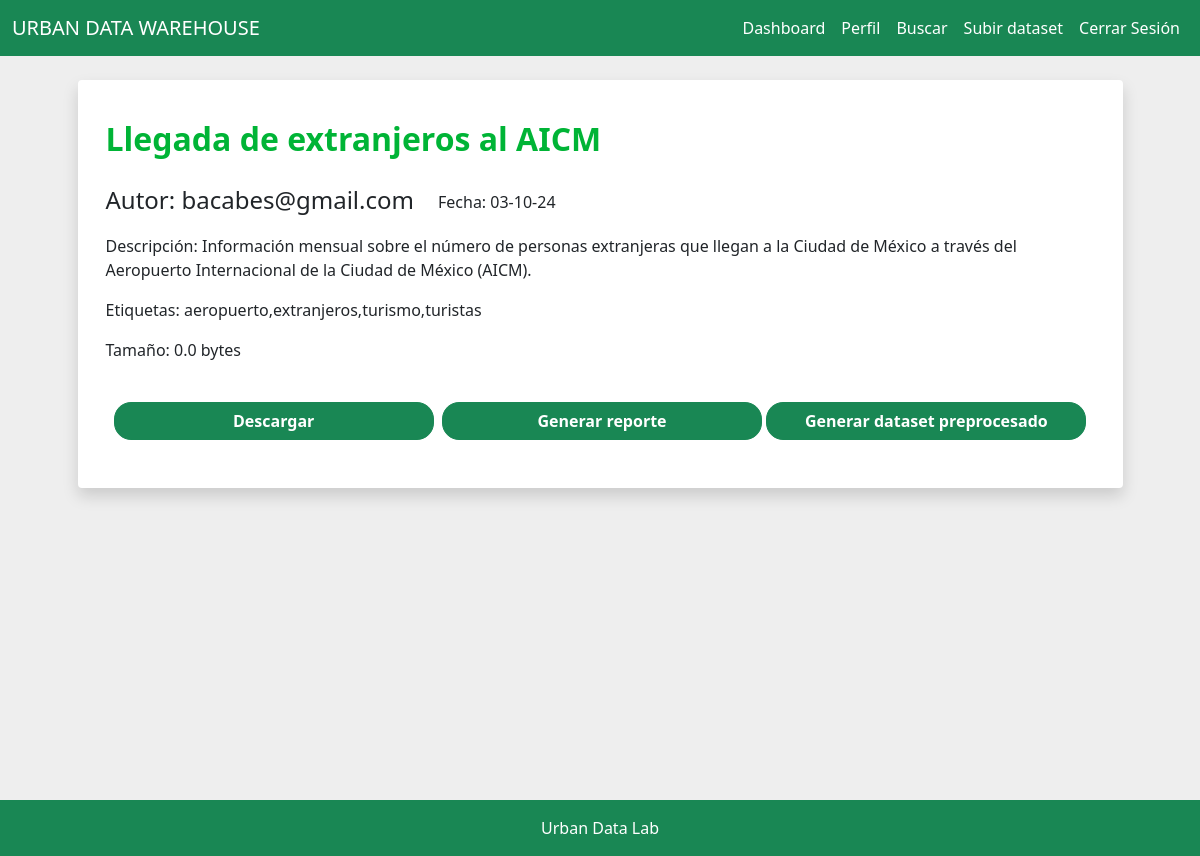
The page /view/9 (signed in) on the database as committed earlier.
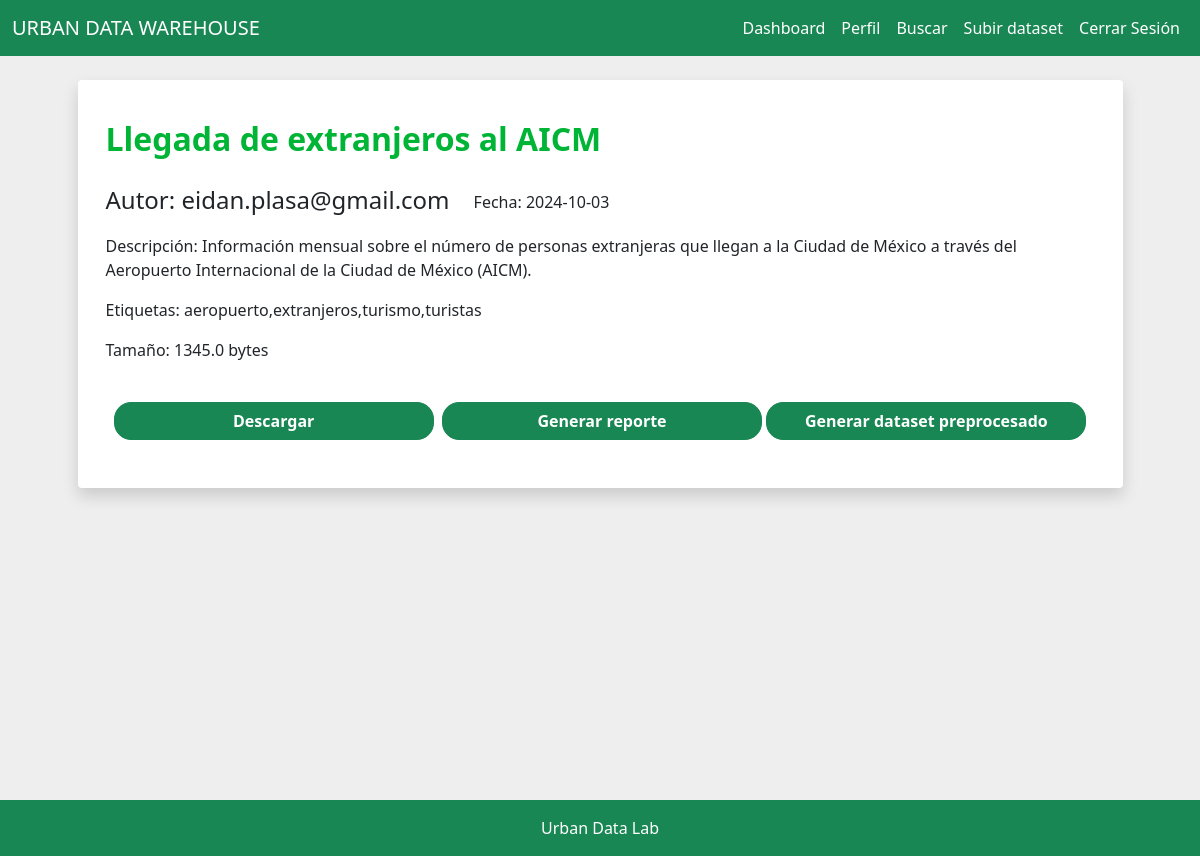
The same page on the database as committed later.
### tables this page shows
CREATE TABLE users (
            id INTEGER PRIMARY KEY AUTOINCREMENT,
            username TEXT NOT NULL UNIQUE,
            password_hash TEXT NOT NULL
        );

CREATE TABLE datasets (
            id INTEGER PRIMARY KEY AUTOINCREMENT,
            user_id INTEGER NOT NULL,
            name TEXT NOT NULL,
            description TEXT,
            upload_date DATE NOT NULL,
            tag TEXT,
            size REAL,
            has_report BOOLEAN NOT NULL,
            FOREIGN KEY(user_id) REFERENCES users(id)
        );

### routes.py (the view, shortened to what this page needs)
@app.route('/view/<int:dataset_id>', methods=['GET', 'POST'])
@login_required
def view(dataset_id):
    db = get_db()
    cursor = db.cursor()
    cursor.execute('''
        SELECT datasets.id, datasets.name, datasets.description, datasets.upload_date, datasets.tag, datasets.size, datasets.has_report, users.username
        FROM datasets
        JOIN users ON datasets.user_id = users.id
        WHERE datasets.id = ?
    ''', (dataset_id,))
    dataset = cursor.fetchone()
    if not dataset:
        flash('dataset no encontrado.', 'danger')
        return redirect(url_for('search'))
    dataset_id, name, description, upload_date, tag, size, has_report, username = dataset
    dataset_tags = [t.strip().lower() for t in tag.split(',')]
    if 'viewed_tags' not in session:
        session['viewed_tags'] = []
    session['viewed_tags'].extend(dataset_tags)
    archivo_original = None
    extension = ""
    for file in os.listdir(DATASET_DIRECTORY):
        base, ext = os.path.splitext(file)
        if base == str(dataset_id):
            archivo_original = file
            extension = ext
            break
    ruta_original = os.path.join(DATASET_DIRECTORY, archivo_original) if archivo_original else None
    pdf_path = os.path.join(REPORT_DIRECTORY, f"{dataset_id}.pdf")
    pdf_exists = os.path.exists(pdf_path) and has_report == 1
    processed_path = os.path.join(PROCESSED_DIRECTORY, f"{dataset_id}.csv")
    processed_exists = os.path.exists(processed_path)
    return render_template('view.html',
                           dataset_id=dataset_id,
                           name=name,
                           description=description,
                           upload_date=upload_date,
                           tag=tag,
                           size=size,
                           username=username,
                           pdf_exists=pdf_exists,
                           processed_exists=processed_exists)

### __init__.py (called while the page is built)
def get_db():
    db = getattr(g, '_database', None)
    if db is None:
        db = g._database = sqlite3.connect(DATABASE)
    return db

@app.teardown_appcontext
def close_connection(exception):
    db = getattr(g, '_database', None)
    if db is not None:
        db.close()

### models.py (called while the page is built)
@login_manager.user_loader
def load_user(user_id):
    return User.get(user_id)

    @staticmethod
    def get(user_id):
        db = get_db()
        cursor = db.cursor()
        cursor.execute("SELECT * FROM users WHERE id = ?", (user_id,))
        user = cursor.fetchone()
        if not user:
            return None
        return User(id=user[0], username=user[1], password_hash=user[2])

### routes.py (called while the page is built)
@app.context_processor
def inject_js_files():
    js_folder = os.path.join(app.static_folder, 'js', 'choices')
    js_files = [f'js/choices/{file}' for file in os.listdir(js_folder) if file.endswith('.js')]
    return {'choices_js_files': js_files}

### templates/view.html (shortened to what this page needs)
{% extends "base.html" %}
{% block content %}
<div class="row justify-content-center">
    <div class="col-md-11 ">
        <div class="row">
            <div class="bg-white shadow rounded-1">
                <br>
                <div class="d-flex justify-content-start">
                    <h2 class="fw-bold ms-3 mt-3 mb-4 iverde">{{ name }}</h2>
                </div>
                <div class="ms-3 me-2 mt-1 mb-2">
                    <div class="d-flex">
                        <h4 class="">Autor: {{ username }}</h4>
                        <p class="ms-4 mt-1">Fecha: {{ upload_date }}</p>
                    </div>
                    <div class="mb-1 mt-1">
                        <p>Descripción: {{ description }}</p>
                    </div>
                    <p>Etiquetas: {{ tag }}</p>
                    <p>Tamaño: {{ size }} bytes</p>
                </div>
                <form method="POST" action="{{ url_for('view', dataset_id=dataset_id) }}">
                    <br/>
                    <div class="d-flex align-items-center ms-4 me-4">
                        <button type="submit" class="btn btn-success esperanza flex-grow-1 gordito ojo me-1 fw-bold" name="action" value="download">Descargar</button>
                        {% if not pdf_exists %}
                        <button type="submit" class="btn btn-success esperanza flex-grow-1 gordito ojo ms-1 fw-bold" name="action" value="report">Generar reporte</button>
                        {% else %}
                        <button type="submit" class="btn btn-secondary flex-grow-1 gordito ojo ms-1 fw-bold" disabled>Reporte generado</button>
                        {% endif %}
                        {% if not processed_exists %}
                        <button type="submit" class="btn btn-success esperanza flex-grow-1 gordito ojo ms-1 fw-bold" name="action" value="proccessed">Generar dataset preprocesado</button>
                        {% else %}
                        <button type="submit" class="btn btn-success esperanza flex-grow-1 gordito ojo ms-1 fw-bold" name="action" value="download_processed">Descargar dataset preprocesado</button>
                        {% endif %}
                    </div>
                    <br/>
                </form>
                <br>
            </div>
        </div>
    </div>
</div>
{% endblock %}

Rows that differ between the two databases and show on the page:
removed users: username "bacabes@gmail.com"
changed datasets "Llegada de extranjeros al AICM": upload_date "03-10-24" → "2024-10-03"; size "0.0" → "1345.0"
now on this page (row edited): users: username "eidan.plasa@gmail.com"
